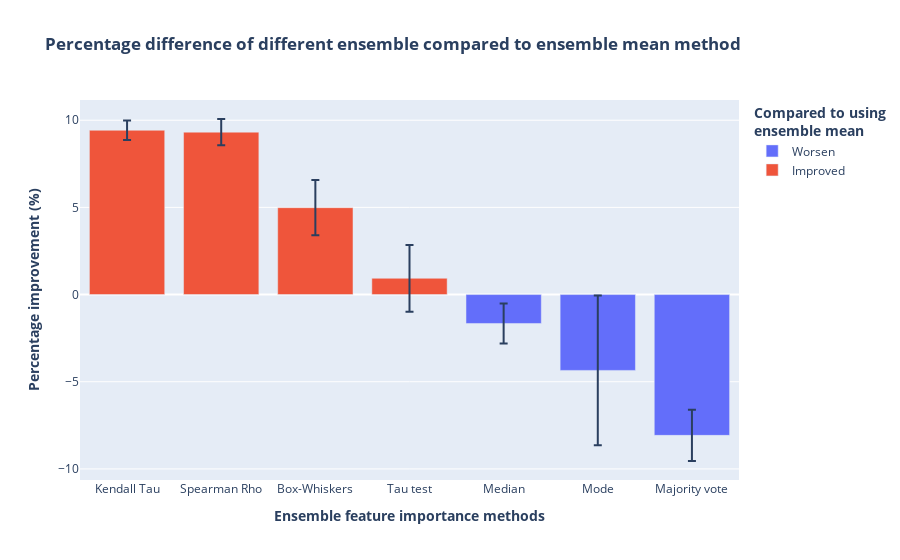

The notebook cell saved with this chart:
### Code cell
sorted_percent_idx = np.argsort(percent_mean)
sorted_percent_mean = percent_mean[sorted_percent_idx]
sorted_percent_std = percent_std[sorted_percent_idx]
sorted_percent_name = percent_name[sorted_percent_idx]

df_percent = pd.DataFrame({'per_mean':sorted_percent_mean, 'per_std':sorted_percent_std,'per_name':sorted_percent_name})

df_percent['Compared to using ensemble mean'] = 'Improved'
df_percent.loc[df_percent['per_mean'] < 0, 'Compared to using ensemble mean'] = 'Worsen'
df_percent
fig = px.bar(df_percent, x='per_name', y='per_mean', color='Compared to using ensemble mean',error_y='per_std',
             labels={'per_mean':'<b>Percentage improvement (%)</b>', 'per_name': '<b>Ensemble feature importance methods</b>',
                     'Compared to using ensemble mean':'<b>Compared to using<br>ensemble mean<b>'},
             title='<b>Percentage difference of different ensemble compared to ensemble mean method</b>')
fig.update_layout(xaxis_categoryorder = 'total descending')
fig.show()

### Figure 1 — Plotly figure (JSON) as saved in the notebook; plotly's stock layout.template omitted (floating-point values rounded to 4 significant figures)
{"data": [{"alignmentgroup": "True", "error_y": {"array": [1.47, 4.29, 1.153]}, "hovertemplate": "<b>Compared to using<br>ensemble mean<b>=Worsen<br><b>Ensemble feature importance methods</b>=%{x}<br><b>Percentage improvement (%)</b>=%{y}<extra></extra>", "legendgroup": "Worsen", "marker": {"color": "#636efa"}, "name": "Worsen", "offsetgroup": "Worsen", "orientation": "v", "showlegend": true, "textposition": "auto", "type": "bar", "x": ["Majority vote", "Mode", "Median"], "xaxis": "x", "y": [-8.076, -4.35, -1.658], "yaxis": "y"}, {"alignmentgroup": "True", "error_y": {"array": [1.913, 1.583, 0.7541, 0.5549]}, "hovertemplate": "<b>Compared to using<br>ensemble mean<b>=Improved<br><b>Ensemble feature importance methods</b>=%{x}<br><b>Percentage improvement (%)</b>=%{y}<extra></extra>", "legendgroup": "Improved", "marker": {"color": "#EF553B"}, "name": "Improved", "offsetgroup": "Improved", "orientation": "v", "showlegend": true, "textposition": "auto", "type": "bar", "x": ["Tau test", "Box-Whiskers", "Spearman Rho", "Kendall Tau"], "xaxis": "x", "y": [0.9345, 4.984, 9.316, 9.426], "yaxis": "y"}], "layout": {"barmode": "relative", "legend": {"title": {"text": "<b>Compared to using<br>ensemble mean<b>"}, "tracegroupgap": 0}, "title": {"text": "<b>Percentage difference of different ensemble compared to ensemble mean method</b>"}, "xaxis": {"anchor": "y", "categoryorder": "total descending", "domain": [0, 1], "title": {"text": "<b>Ensemble feature importance methods</b>"}}, "yaxis": {"anchor": "x", "domain": [0, 1], "title": {"text": "<b>Percentage improvement (%)</b>"}}}}
